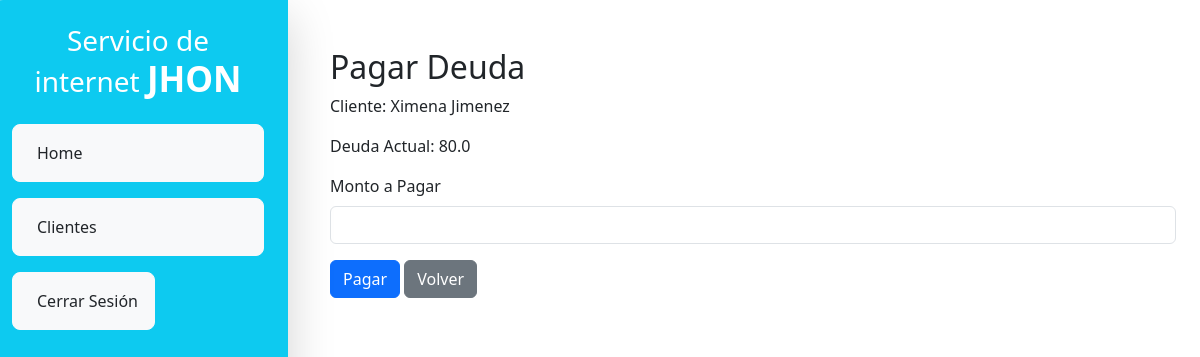
Page /pagar/30/ (signed in) on the committed database.
### app/models.py (models this page shows, shortened)
class Cliente(models.Model):
    SERVICIO_CHOICES = [
        (30, "30"),
        (35, "35"),
        (40, "40"),
        (45, "45"),
        (50, "50"),
        (55, "55"),
    ]
    nombre = models.CharField(max_length=100)
    apellido_paterno = models.CharField(max_length=100)
    apellido_materno = models.CharField(max_length=100)
    dni = models.CharField(max_length=8, unique=True)
    servicio = models.DecimalField(max_digits=5, decimal_places=2, choices=SERVICIO_CHOICES)
    deuda_manual = models.DecimalField(max_digits=10, decimal_places=2, default=0)
    fecha_inicio = models.DateField()
    direccion = models.TextField()
    def deuda_actual(self):
        deuda_total = float(self.deuda_manual) + float(self.servicio)  # Deuda inicial
        hoy = date.today()
        fecha_pago = self.fecha_inicio
        ultimo_pago = self.pago_set.order_by('-fecha_pago').first()
        fecha_ultimo_pago = ultimo_pago.fecha_pago if ultimo_pago else None
        pagos_realizados = self.pago_set.aggregate(models.Sum('monto_pagado'))['monto_pagado__sum'] or 0
        deuda_total -= float(pagos_realizados)
        return max(deuda_total, 0)  # Evitar valores negativos

class Pago(models.Model):
    cliente = models.ForeignKey(Cliente, on_delete=models.CASCADE)
    fecha_pago = models.DateField(auto_now_add=True)
    monto_pagado = models.DecimalField(max_digits=10, decimal_places=2)
    class Meta:
        ordering = ['-fecha_pago']

### app/views.py (the view, shortened to what this page needs)
# urls.py: path('pagar/<int:pk>/', views.pagar_deuda, name='pagar_deuda'),
@login_required(login_url='login')
def pagar_deuda(request, pk):
    cliente = get_object_or_404(Cliente, pk=pk)
    return render(request, 'pagar_deuda.html', {'cliente': cliente})

### app/templates/pagar_deuda.html (shortened to what this page needs)
{% extends 'base.html' %}
{% block content %}
<h2>Pagar Deuda</h2>
<p>Cliente: {{ cliente.nombre }} {{ cliente.apellido_paterno }}</p>
<p>Deuda Actual: {{ cliente.deuda_actual }}</p>
<form method="post">
    <div class="mb-3">
        <label for="monto_pagado" class="form-label">Monto a Pagar</label>
        <input type="number" name="monto_pagado" step="0.01" class="form-control" required>
    </div>
    <button type="submit" class="btn btn-primary">Pagar</button>
    <a href="{% url 'listar_clientes' %}" class="btn btn-secondary">Volver</a>
</form>
{% endblock %}

### rows in the picture
Cliente: nombre "Ximena", apellido_paterno "Jimenez", deuda_actual "80.0"
